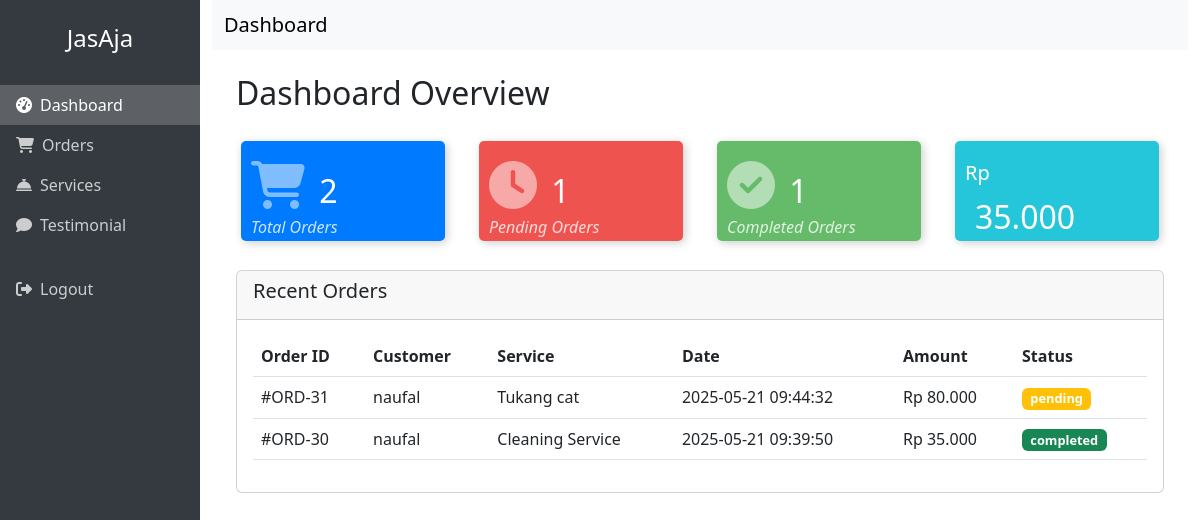
The app's page /admin/index.php with its own data.
### tables this page shows
CREATE TABLE `orders` (
  `id` int(11) NOT NULL,
  `user_id` int(11) NOT NULL,
  `service_id` int(11) NOT NULL,
  `created_at` datetime NOT NULL,
  `amount` int(11) NOT NULL,
  `status` varchar(50) NOT NULL
);

CREATE TABLE `users` (
  `id` int(11) NOT NULL,
  `name` varchar(100) NOT NULL,
  `email` varchar(100) NOT NULL,
  `password` varchar(255) NOT NULL
);

CREATE TABLE `services` (
  `id` int(11) NOT NULL,
  `name` varchar(100) NOT NULL,
  `description` text DEFAULT NULL,
  `price` int(11) NOT NULL
);

### admin/order_data.php (called while the page is built, shortened)
<?php
include 'koneksi.php';
$query = "SELECT
            orders.id,
            users.name AS customer_name,
            services.name AS service_name,
            orders.created_at,
            orders.amount,
            orders.status
          FROM orders
          JOIN users ON orders.user_id = users.id
          JOIN services ON orders.service_id = services.id
          ORDER BY orders.created_at DESC
          LIMIT 7";
$result = mysqli_query($conn, $query);
$statsQuery = "SELECT
  COUNT(*) AS total_orders,
  COUNT(IF(status = 'pending', 1, NULL)) AS pending_orders,
  COUNT(IF(status = 'completed', 1, NULL)) AS completed_orders,
  SUM(IF(status = 'completed', amount, 0)) AS total_revenue
FROM orders";
$statsResult = mysqli_query($conn, $statsQuery);
$stats = mysqli_fetch_assoc($statsResult);
?>

### admin/index.php (the view, shortened to what this page needs)
<?php
include 'order_data.php';
?>
<!DOCTYPE html>
<html lang="en">
  <head>
    <link
      href="https://cdn.jsdelivr.net/npm/bootstrap@5.3.0/dist/css/bootstrap.min.css"
      rel="stylesheet"
    />
    <link
      rel="stylesheet"
      href="https://cdnjs.cloudflare.com/ajax/libs/font-awesome/6.4.0/css/all.min.css"
    />
  </head>
  <body>
    <div class="container-fluid">
      <div class="row">
        <div class="col-sm-2 px-0 sidebar">
          <div class="text-center py-4">
            <h4 class="text-white">JasAja</h4>
          </div>
          <ul class="nav flex-column">
            <li class="nav-item">
              <a class="nav-link active" href="#dashboard" data-bs-toggle="tab">
                <i class="fas fa-tachometer-alt me-2"></i>Dashboard
              </a>
            </li>
            <li class="nav-item">
              <a class="nav-link" href="#orders" data-bs-toggle="tab">
                <i class="fas fa-shopping-cart me-2"></i>Orders
              </a>
            </li>
            <li class="nav-item">
              <a class="nav-link" href="#services" data-bs-toggle="tab">
                <i class="fas fa-concierge-bell me-2"></i>Services
              </a>
            </li>
            <li class="nav-item">
              <a class="nav-link" href="#testimonials" data-bs-toggle="tab">
                <i class="fas fa-comment me-2"></i>Testimonial
              </a>
            </li>
            <li class="nav-item mt-4">
              <a class="nav-link" href="../beranda/index.php">
                <i class="fas fa-sign-out-alt me-2"></i>Logout
              </a>
            </li>
          </ul>
        </div>
        <div class="col-sm-10">
          <nav class="navbar navbar-light bg-light">
            <div class="container-lg">
              <span class="navbar-brand mb-0 h1">Dashboard</span>
            </div>
          </nav>
          <div class="tab-content p-4">
            <div class="tab-pane fade show active" id="dashboard">
              <h2 class="mb-4">Dashboard Overview</h2>
              <div class="row mb-4">
                <div class="col-lg-3">
                  <div class="card-counter primary">
                    <i class="fas fa-shopping-cart"></i>
                    <span class="count-numbers"><?php echo $stats['total_orders']; ?></span>
                    <span class="count-name">Total Orders</span>
                  </div>
                </div>
                <div class="col-lg-3">
                  <div class="card-counter danger">
                    <i class="fas fa-clock"></i>
                    <span class="count-numbers"><?php echo $stats['pending_orders']; ?></span>
                    <span class="count-name">Pending Orders</span>
                  </div>
                </div>
                <div class="col-lg-3">
                  <div class="card-counter success">
                    <i class="fas fa-check-circle"></i>
                    <span class="count-numbers"><?php echo $stats['completed_orders']; ?></span>
                    <span class="count-name">Completed Orders</span>
                  </div>
                </div>
                <div class="col-lg-3">
                  <div class="card-counter info">
                    <h5>Rp</h5>
                    <span class="count-numbers"><?= number_format($stats['total_revenue'], 0, ',', '.'); ?>
                    </span>
                  </div>
                </div>
              </div>
              <div class="card mb-4">
                <div class="card-header">
                  <h5>Recent Orders</h5>
                </div>
                <div class="card-body">
                  <div class="table-responsive">
                    <table class="table table-hover">
                      <thead>
                        <tr>
                          <th>Order ID</th>
                          <th>Customer</th>
                          <th>Service</th>
                          <th>Date</th>
                          <th>Amount</th>
                          <th>Status</th>
                        </tr>
                      </thead>
                       <tbody>
                          <?php
                          foreach ($_SESSION['orders'] as $row) {
                            echo "<tr>";
                            echo "<td>#ORD-" . $row['id'] . "</td>";
                            echo "<td>" . $row['customer_name'] . "</td>";
                            echo "<td>" . $row['service_name'] . "</td>";
                            echo "<td>" . $row['created_at'] . "</td>";
                            echo "<td>Rp " . number_format($row['amount'], 0, ',', '.') . "</td>";
                            $badge = 'bg-secondary';
                            if ($row['status'] == 'pending') $badge = 'bg-warning';
                            else if ($row['status'] == 'in-progress') $badge = 'bg-info';
                            else if ($row['status'] == 'completed') $badge = 'bg-success';
                            echo "<td><span class='badge $badge status-badge'>" . $row['status'] . "</span></td>";
                            echo "</tr>";
                          }
                          ?>
                      </tbody>
                    </table>
                  </div>
                </div>
              </div>
            </div>
          </div>
        </div>
      </div>
    </div>
  </body>
</html>
<!DOCTYPE html>

### admin/index.php (style rules this page uses)
.sidebar { min-height: 100vh; background-color: #343a40; }
.sidebar .nav-link { color: rgba(255, 255, 255, 0.75); }
.sidebar .nav-link.active { color: white; background-color: rgba(255, 255, 255, 0.2); }
.status-badge { font-size: 0.8rem; padding: 0.35em 0.65em; }
.card-counter { box-shadow: 2px 2px 10px rgba(0, 0, 0, 0.2); margin: 5px; padding: 20px 10px; background-color: #fff; height: 100px; border-radius: 5px; transition: 0.3s linear all; }
.card-counter.primary { background-color: #007bff; color: #fff; }
.card-counter.danger { background-color: #ef5350; color: #fff; }
.card-counter.success { background-color: #66bb6a; color: #fff; }
.card-counter.info { background-color: #26c6da; color: #fff; }
.card-counter i { font-size: 3rem; opacity: 0.5; position: relative; }
.card-counter .count-numbers { padding-left: 10px; right: 35px; top: 20px; font-size: 2rem; display: inline; }
.card-counter .count-name { right: 35px; top: 65px; font-style: italic; text-transform: capitalize; opacity: 0.8; display: block; font-size: 1rem; }

### records on screen
orders: id "31", user.name "naufal", service.name "Tukang cat", created_at "2025-05-21 09:44:32", amount "80.000", status "pending"
orders: id "30", user.name "naufal", service.name "Cleaning Service", created_at "2025-05-21 09:39:50", amount "35.000", status "completed"

### other values on screen
$stats['total_orders'] "2"
$stats['pending_orders'] "1"
$stats['completed_orders'] "1"
$stats['total_revenue'] "35.000"
